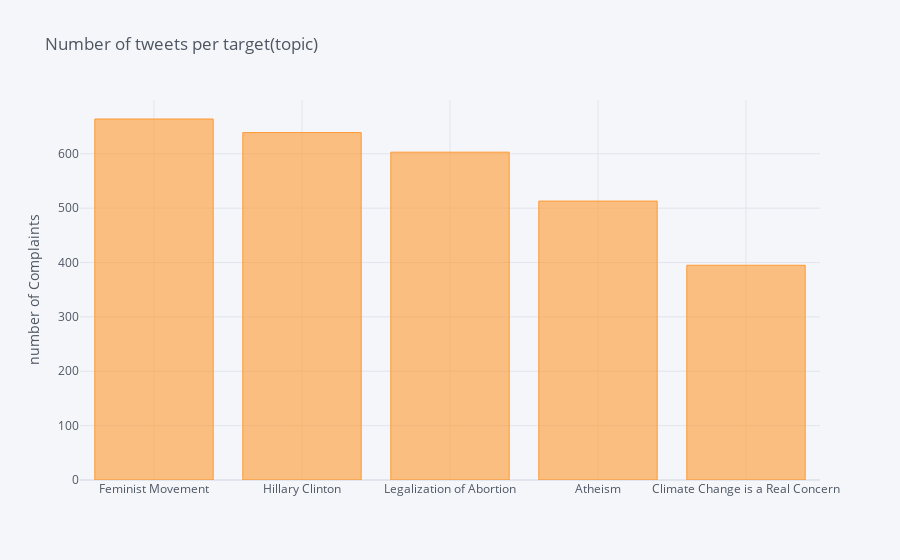

Here is the notebook cell this chart was saved with:
### Code cell
# cufflinks conect to iplot pandas series.
cf.go_offline()
cf.set_config_file(offline=False, world_readable=True)
pd.set_option('mode.chained_assignment', None)

# read data and summarize
corpus = 'train_data_A.txt'
df = pd.read_csv(corpus, header=0, sep='\t', encoding='mac_roman')
print("\nnumber of samples for this corpus: ", df.shape[0])
print(f"\n{df.Target.value_counts()}")
df['Target'].value_counts().sort_values(ascending=False).iplot(kind='bar', yTitle='number of Complaints', 
                                                            title='Number of tweets per target(topic)')

### Figure 1 — Plotly figure (JSON) as saved in the notebook; plotly's stock layout.template omitted (floating-point values rounded to 4 significant figures)
{"data": [{"marker": {"color": "rgba(255, 153, 51, 0.6)", "line": {"color": "rgba(255, 153, 51, 1.0)", "width": 1}}, "name": "Target", "orientation": "v", "text": "", "type": "bar", "x": ["Feminist Movement", "Hillary Clinton", "Legalization of Abortion", "Atheism", "Climate Change is a Real Concern"], "y": [664, 639, 603, 513, 395]}], "layout": {"legend": {"bgcolor": "#F5F6F9", "font": {"color": "#4D5663"}}, "paper_bgcolor": "#F5F6F9", "plot_bgcolor": "#F5F6F9", "title": {"font": {"color": "#4D5663"}, "text": "Number of tweets per target(topic)"}, "xaxis": {"gridcolor": "#E1E5ED", "showgrid": true, "tickfont": {"color": "#4D5663"}, "title": {"font": {"color": "#4D5663"}, "text": ""}, "zerolinecolor": "#E1E5ED"}, "yaxis": {"gridcolor": "#E1E5ED", "showgrid": true, "tickfont": {"color": "#4D5663"}, "title": {"font": {"color": "#4D5663"}, "text": "number of Complaints"}, "zerolinecolor": "#E1E5ED"}}}
